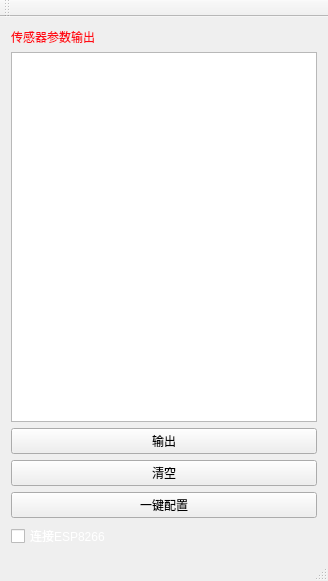
<?xml version="1.0" encoding="UTF-8"?>
<ui version="4.0">
 <class>ESP8266CTRL</class>
 <widget class="QMainWindow" name="ESP8266CTRL">
  <property name="geometry">
   <rect>
    <x>0</x>
    <y>0</y>
    <width>328</width>
    <height>581</height>
   </rect>
  </property>
  <property name="windowTitle">
   <string>ESP8266CTRL</string>
  </property>
  <widget class="QWidget" name="centralWidget">
   <layout class="QVBoxLayout" name="verticalLayout">
    <item>
     <widget class="QLabel" name="label_2">
      <property name="styleSheet">
       <string notr="true">color: rgb(255, 10, 22);
font: 75 9pt &quot;Arial&quot;;</string>
      </property>
      <property name="text">
       <string>传感器参数输出</string>
      </property>
     </widget>
    </item>
    <item>
     <widget class="QTextBrowser" name="textBrowser"/>
    </item>
    <item>
     <widget class="QPushButton" name="pushButton">
      <property name="styleSheet">
       <string notr="true"/>
      </property>
      <property name="text">
       <string>输出</string>
      </property>
     </widget>
    </item>
    <item>
     <widget class="QPushButton" name="pushButton_2">
      <property name="styleSheet">
       <string notr="true"/>
      </property>
      <property name="text">
       <string>清空</string>
      </property>
     </widget>
    </item>
    <item>
     <widget class="QPushButton" name="pushButton_3">
      <property name="text">
       <string>一键配置</string>
      </property>
     </widget>
    </item>
    <item>
     <widget class="QCheckBox" name="checkBox">
      <property name="styleSheet">
       <string notr="true">color: rgb(255, 255, 255);
font: 75 9pt &quot;Arial&quot;;</string>
      </property>
      <property name="text">
       <string>连接ESP8266</string>
      </property>
     </widget>
    </item>
   </layout>
  </widget>
  <widget class="QMenuBar" name="menuBar">
   <property name="geometry">
    <rect>
     <x>0</x>
     <y>0</y>
     <width>328</width>
     <height>26</height>
    </rect>
   </property>
  </widget>
  <widget class="QToolBar" name="mainToolBar">
   <attribute name="toolBarArea">
    <enum>TopToolBarArea</enum>
   </attribute>
   <attribute name="toolBarBreak">
    <bool>false</bool>
   </attribute>
  </widget>
  <widget class="QStatusBar" name="statusBar"/>
 </widget>
 <layoutdefault spacing="6" margin="11"/>
 <resources/>
 <connections/>
</ui>
